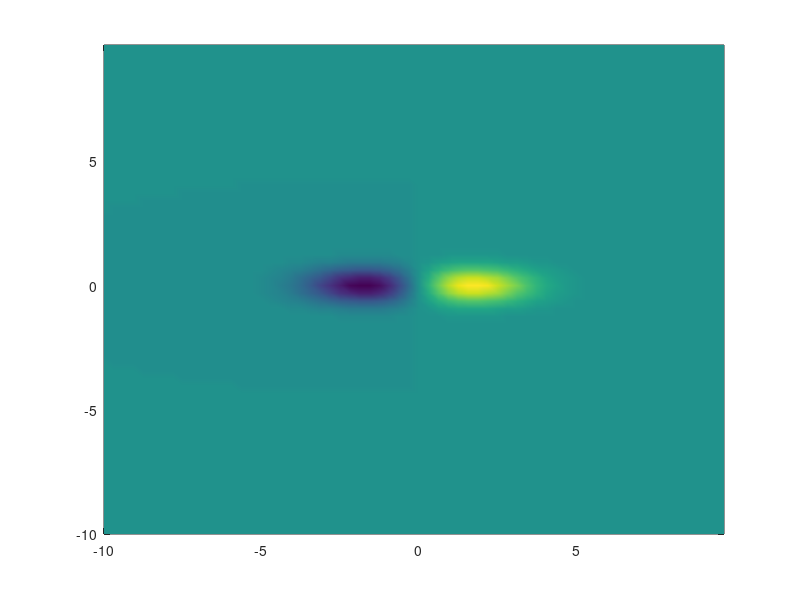

The MATLAB script that drew this image: (Note: this script raises an error after producing the figure.)
close all;clc;clear all;
tspan=0:1:40;
nu=0.001;
L=20;
n=64;

x2=linspace(-L/2,L/2,n+1);x=x2(1:n);
y=x;
[X,Y]=meshgrid(x,y);


kx=(2*pi/L)*[0:n/2-1 -n/2:-1];kx(1)=10^(-6);
ky=kx;
[KX,KY]=meshgrid(kx,ky);
K=KX.^2+KY.^2;
K2=reshape(K,n^2,1);

w=exp(-0.25*(X-1.5).^2-2*Y.^2) - exp(-0.25*(X+1.5).^2-2*Y.^2);
pcolor(X,Y,w); shading interp;drawnow;pause(1);%looking at the initial vorticity
wt=fft2(w);
wt2=reshape(wt,n^2,1);

[t,wt2sol]=ode45('advDiff',tspan,wt2,[],nu,K,K2,n,KX,KY);

for j=1:length(t)
    wsol=real(ifft2(reshape(wt2sol(j,:),n,n)));
    pcolor(X,Y,wsol), shading interp
    drawnow;
    pause(.2)
end